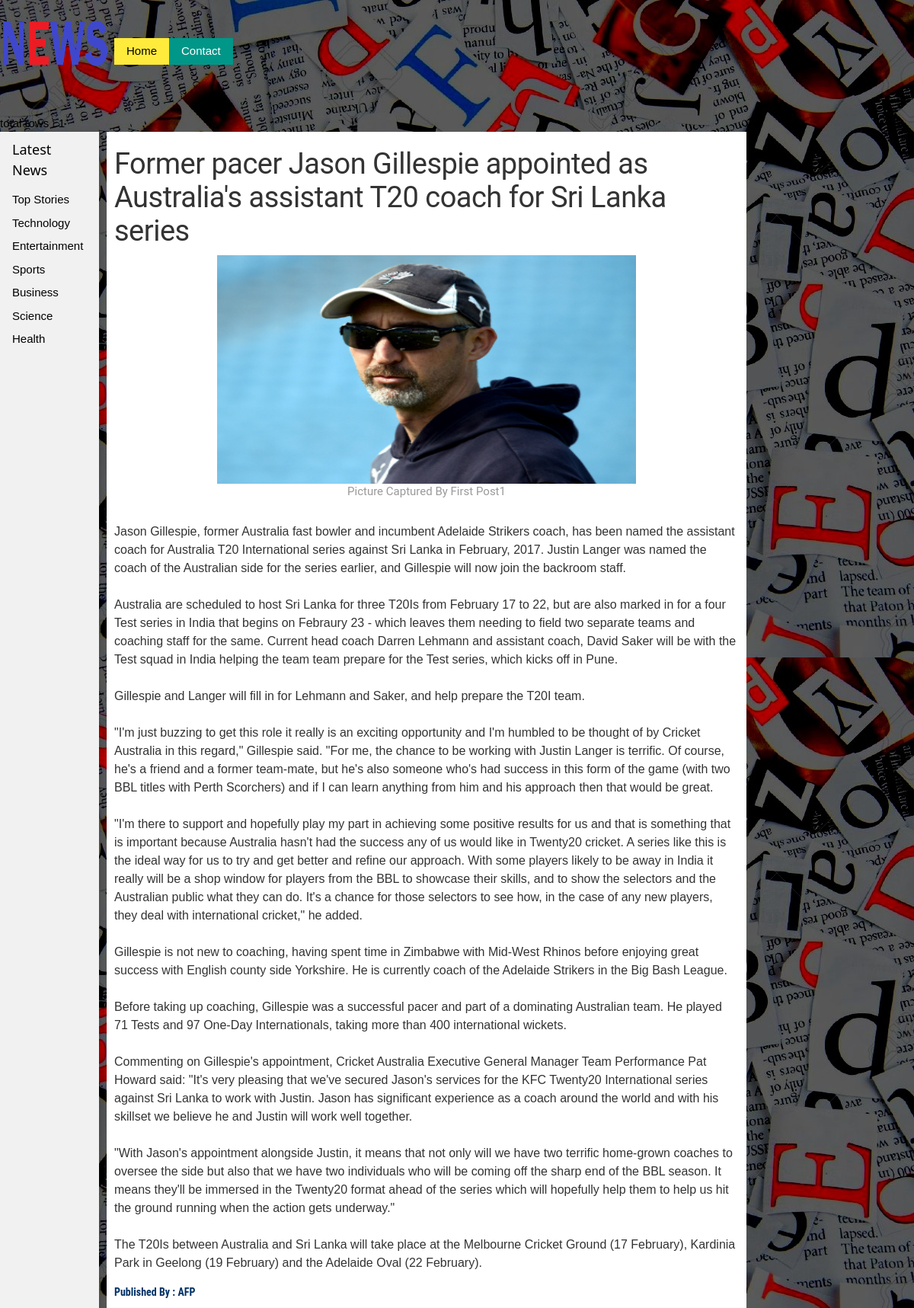
The app's page /personal_news/pages/user_detailview.php?id=1 with its own data.
### tables this page shows
CREATE TABLE IF NOT EXISTS `news_details` (
  `news_detailid` int(11) NOT NULL,
  `news_title` varchar(555) DEFAULT NULL,
  `news_details` longtext,
  `news_source` varchar(255) DEFAULT NULL,
  `news_type` varchar(255) DEFAULT NULL,
  `author` varchar(255) DEFAULT NULL,
  `image_name` varchar(255) DEFAULT NULL,
  `image_location` varchar(255) DEFAULT NULL,
  `publish_status` int(11) DEFAULT NULL,
  `publish_date` datetime DEFAULT NULL,
  `created_by` int(11) DEFAULT NULL,
  `created_date` datetime DEFAULT NULL,
  PRIMARY KEY (`news_detailid`)
);

### personal_news/pages/user_detailview.php (the view, shortened to what this page needs)
<html>
<head>
<link rel="stylesheet" href='../css/w3.css' />
<link rel="stylesheet" href='../css/user_detailview.css' />
</head>
<body>
<?php
include('header.php');
include('user_functions.php');
$id=$_REQUEST["id"];
$select_news_query="SELECT * FROM news_details WHERE news_detailid='".$id."'";
$select_news_result=mysql_query($select_news_query);
	$k=0;
	$title=mysql_result($select_news_result,$k,'news_title');
	$news_source=mysql_result($select_news_result,$k,'news_source');
	$short_details=mysql_result($select_news_result,$k,'news_details');
	$image_loc1=mysql_result($select_news_result,$k,'image_name');
	$author=mysql_result($select_news_result,$k,'author');
	$short_details = nl2br($short_details);
?>
<nav class="w3-sidenav w3-light-grey w3-card-2" style="width:130px">
  <div class="w3-container">
    <h5>Latest News </h5>
  </div>
	<a href="javascript:void(0)" class="tablink" onclick="openCity(event, 'London')">Top Stories</a>
	<a href="javascript:void(0)" class="tablink" onclick="openCity(event, 'Paris')">Technology</a>
	<a href="javascript:void(0)" class="tablink" onclick="openCity(event, 'Tokyo')">Entertainment</a>
	<a href="javascript:void(0)" class="tablink" onclick="openCity(event, 'Tokyo')">Sports</a>
	<a href="javascript:void(0)" class="tablink" onclick="openCity(event, 'Tokyo')">Business</a>
	<a href="javascript:void(0)" class="tablink" onclick="openCity(event, 'Tokyo')">Science</a>
	<a href="javascript:void(0)" class="tablink" onclick="openCity(event, 'Tokyo')">Health</a>
</nav>
<div style="margin-left:140px;width:70%;background:white;padding:10px;10px;10px;10px;">
	<div >
	<h1 class="title"><?php echo $title; ?></h1>
	</div>
	<div class="image_client" >
		<center>
			<img height="300" width="550" src="../uploads/<?php echo $image_loc1; ?>"  />
			<div class="pic_details">Picture Captured By <?php echo $news_source; ?></div>
		</center>
	</div>
	<div class="title_description" >
				<p><?php echo $short_details ?>
				</p>
	</div>
     <div class="author_publish">
	Published By :	<?php echo $author; ?>
	 </div>
</div>

### personal_news/css/w3.css (style rules this page uses)
*,*:before,*:after { box-sizing:inherit }
html { -ms-text-size-adjust:100%;-webkit-text-size-adjust:100% }
body { margin:0 }
article,aside,details,figcaption,figure,footer,header,main,menu,nav,section,summary { display:block }
a { background-color:transparent;-webkit-text-decoration-skip:objects }
img { border-style:none }
html,body { font-family:Verdana,sans-serif;font-size:15px;line-height:1.5 }
html { overflow-x:hidden }
h1,h2,h3,h4,h5,h6,.w3-slim,.w3-wide { font-family:"Segoe UI",Arial,sans-serif }
h1 { font-size:36px }
h5 { font-size:18px }
h1,h2,h3,h4,h5,h6 { font-weight:400;margin:10px 0 }
img { margin-bottom:-5px }
a { color:inherit }
.w3-navbar a,.w3-topnav a,.w3-sidenav a,.w3-dropdown-content a,.w3-accordion-content a,.w3-dropnav a { text-decoration:none!important }
.w3-btn,.w3-btn-floating,.w3-dropnav a,.w3-btn-floating-large,.w3-btn-block, .w3-navbar a,.w3-sidenav a,.w3-pagination li a,.w3-hoverable tbody tr,.w3-hoverable li, .w3-accordion-content a,.w3-dropdown-content a,.w3-dropdown-click:hover,.w3-dropdown-hover:hover,.w3-opennav,.w3-closenav,.w3-closebtn,*[class*="w3-hover-"] { -webkit-transition:background-color .25s,color .15s,box-shadow .25s,opacity 0.25s,filter 0.25s,border 0.15s;transition:background-color .25s,color .15s,box-shadow .15s,opacity .25s,filter .25s,border .15s }
.w3-sidenav { height:100%;width:200px;background-color:#fff;position:fixed!important;z-index:1;overflow:auto }
.w3-sidenav a { padding:4px 2px 4px 16px }
.w3-sidenav a,.w3-dropnav a { display:block }
.w3-container:after,.w3-panel:after,.w3-row:after,.w3-row-padding:after,.w3-topnav:after,.w3-clear:after,.w3-btn-group:before,.w3-btn-group:after,.w3-btn-bar:before,.w3-btn-bar:after { content:"";display:table;clear:both }
.w3-container { padding:0.01em 16px }
.w3-card-2,.w3-example { box-shadow:0 2px 4px 0 rgba(0,0,0,0.16),0 2px 10px 0 rgba(0,0,0,0.12)!important }
.w3-light-grey,.w3-hover-light-grey:hover,.w3-light-gray,.w3-hover-light-gray:hover { color:#000!important;background-color:#f1f1f1!important }

### personal_news/css/user_detailview.css (style rules this page uses)
body { background:url(../images/news_background.jpg); }
.title { font-family: 'Roboto',sans-serif; font-size: 38px; line-height: 44px; letter-spacing: -0.5px; margin-bottom: 10px; color: #333; }
.pic_details { font-family: 'Roboto',sans-serif; line-height: 30px; color: #999; }
.title_description { width: 100%; font-size: 16px; line-height: 24px; color: #333; padding-top: 10px; }
.author_publish { font-size: 14px; color: #003165; font-weight:bold; font-family: 'Roboto Condensed', sans-serif; }

### personal_news/css/header.css (style rules this page uses)
body { background:url(../images/news_background.jpg); }

### records on screen
news_details: news_title "Former pacer Jason Gillespie appointed as Australia's assistant T20 coach for Sri Lanka series", image_name (picture), news_source "First Post1", news_details "Jason Gillespie, former Australia fast bowler and incumbent Adelaide Strikers coach, has been named the assistant coach for Australia T20 International series against Sri Lanka in February, 2017. Justin Langer was named the coach of the Australian side for the series earlier, and Gillespie will now join the backroom staff. Australia are scheduled to host Sri Lanka for three T20Is from February 17 to 22, but are also marked in for a four Test series in India that begins on Febraury 23 - which leaves them needing to field two separate teams and coaching staff for the same. Current head coach Darren Lehmann and assistant coach, David Saker will be with the Test squad in India helping the team…", author "AFP"

### other values on screen
$select_news_rows "1"
